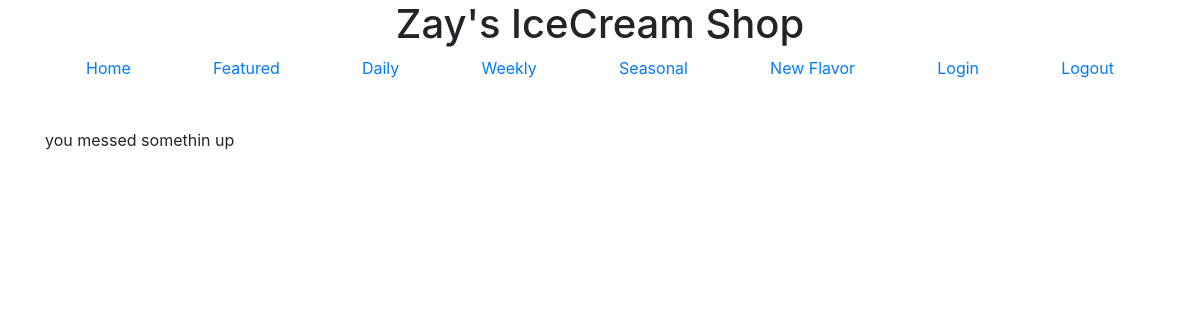
The page /ice_cream/featured/ on the database as committed earlier.
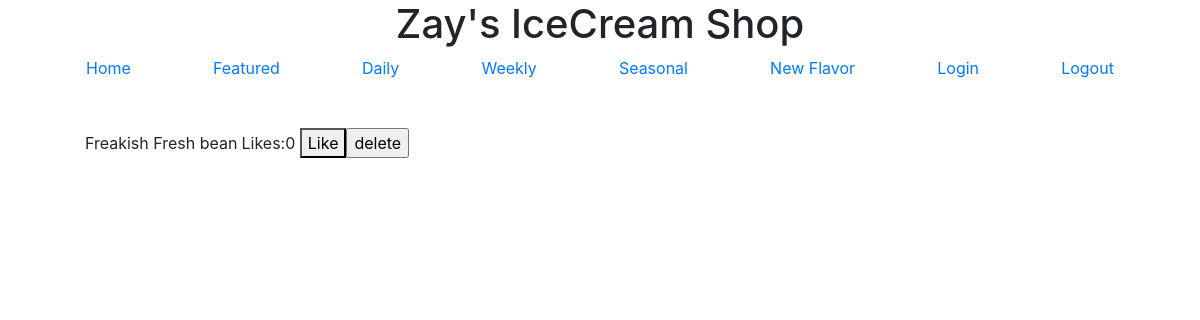
The same page on the database as committed later.
### ice_cream/models.py (models this page shows, shortened)
class IceCream(models.Model):
    CHOCOLATE = 'CHOCOLATE'
    VANILLA = 'VANILLA'
    BASE_CHOICES = [
        (CHOCOLATE, 'Chocolate'),
        (VANILLA, 'Vanilla'),
    ]
    DAILY = "DAILY"
    WEEKLY = "WEEKLY"
    SEASONAL = "SEASONAL"
    AVAILABLE_CHOICES =[
        (DAILY, "Daily"),
        (WEEKLY, "Weekly"),
        (SEASONAL, "Seasonal"),
    ]
    flavor = models.CharField(max_length=255)
    base = models.CharField(max_length=255, choices=BASE_CHOICES, default=VANILLA)
    available = models.CharField(max_length=255, choices=AVAILABLE_CHOICES, default=WEEKLY)
    featured = models.BooleanField(default=False)
    date_churned = models.DateField("Date Churned", default=datetime.date.today)
    likes = models.IntegerField(default=0)

### ice_cream/views.py (the view)
# urls.py: path("<str:selection>/", views.index, name="selection"),
def index(request, selection=None):
    if selection == "home":
        ice_cream_list = IceCream.objects.all()
    elif selection == 'featured':
        ice_cream_list = IceCream.objects.filter(featured=True)
    elif selection != None:
        ice_cream_list = IceCream.objects.filter(available=selection.upper())
    else:
        ice_cream_list = IceCream.objects.all()
    context = {
        "ice_cream_list": ice_cream_list
    }
    return render(request, "ice_cream/index.html", context)

### ice_cream/templates/ice_cream/index.html (shortened to what this page needs)
{% extends "ice_cream/base.html" %}
{% block content %}
{% if ice_cream_list %}
    <ul class="row">
        {% for ice_cream in ice_cream_list %}
        <li class="d-flex col-4 align-items-center mb-4">
            {{ ice_cream.flavor }}
            <form class="mb-0" action="{% url 'ice_cream:vote' ice_cream.id %}" method="post" >
                    <label class="ml-1 mb-0" for="ice_cream.id">Likes:{{ice_cream.likes}}</label>
                    <button>Like</button>
            </form>
            <form class="mb-0" action="{% url 'ice_cream:delete' ice_cream.id %}" method="post">
                <input type="submit" value="delete" />
            </form>
        </li>
        {% endfor %}
    </ul>
{% else %}
<p>
    you messed somethin up
    </p>
{% endif %}
{% endblock %}

Rows that differ between the two databases and show on the page:
now on this page (row edited): IceCream: flavor "Freakish Fresh bean", likes "0"
Other text that changed with them:
text no longer shown: "you messed somethin up"
